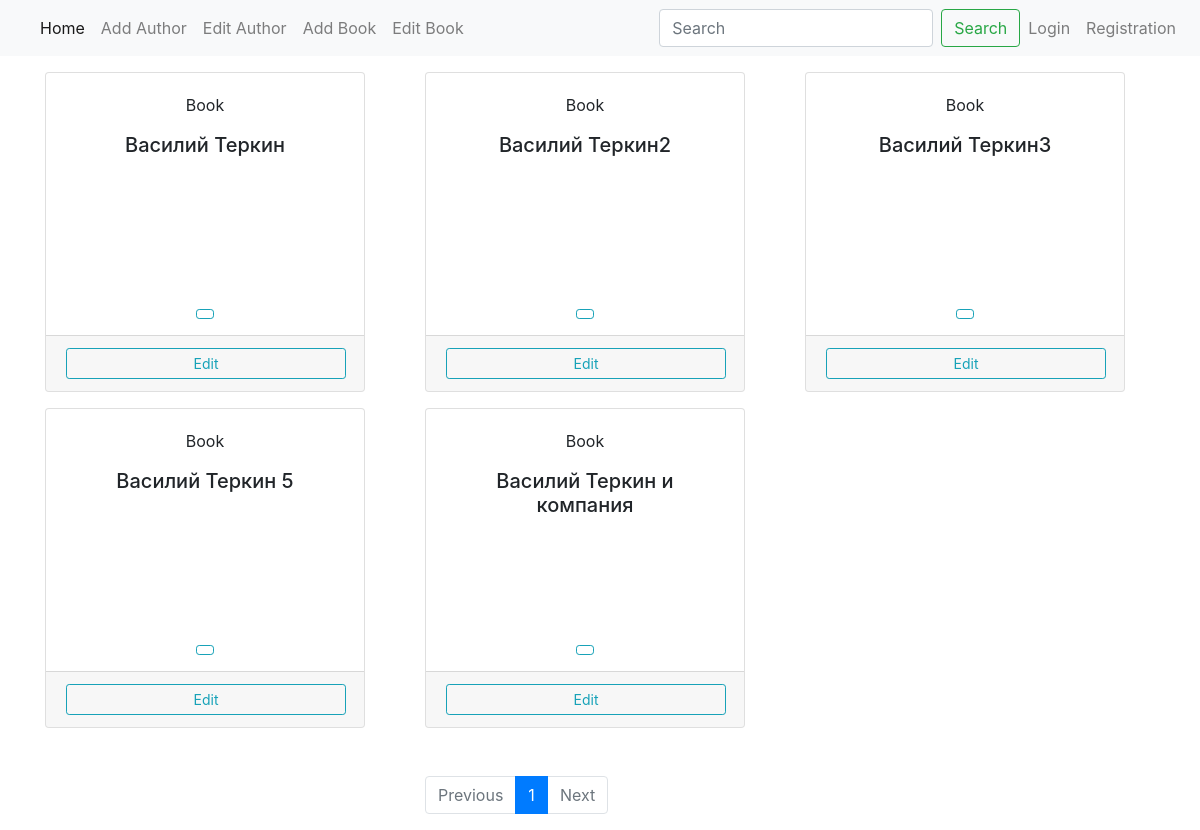
Before: /home/ with the older database file.
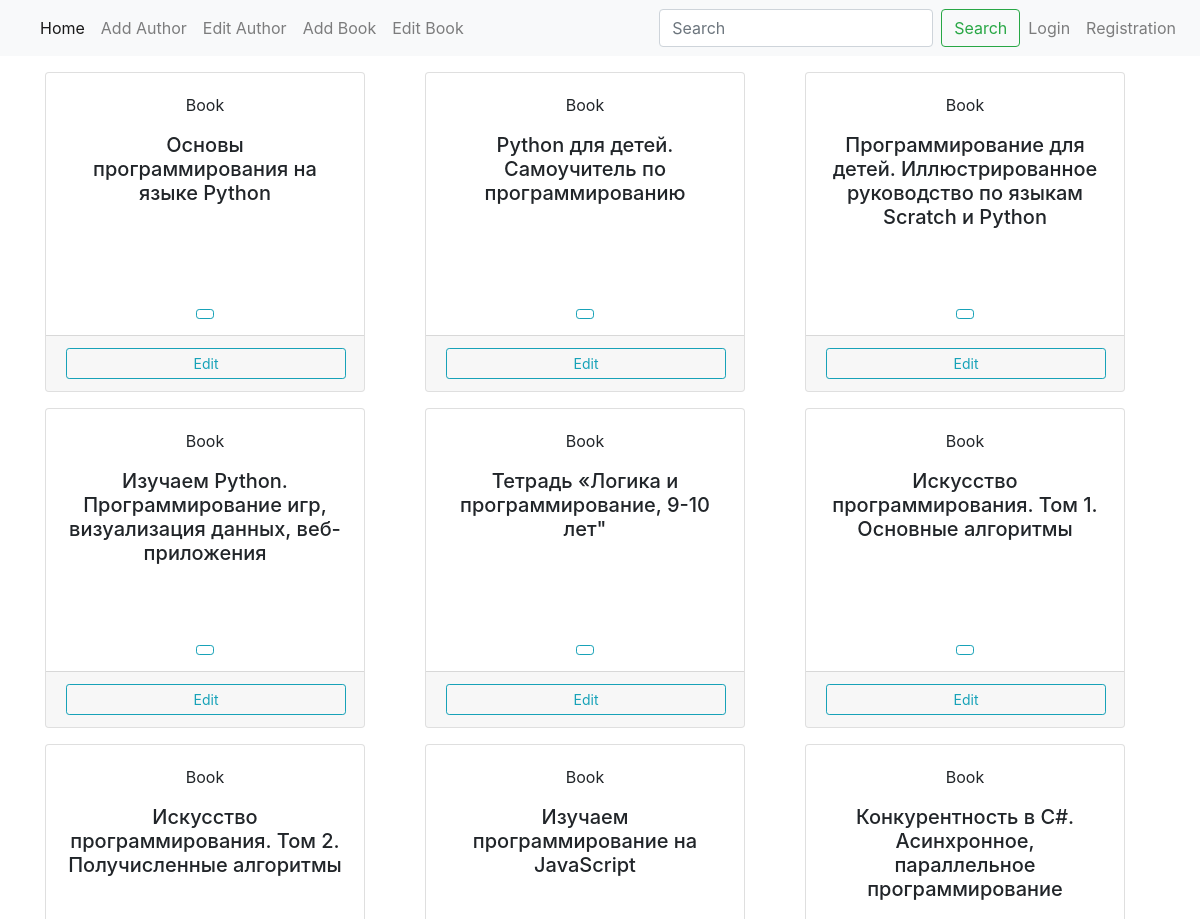
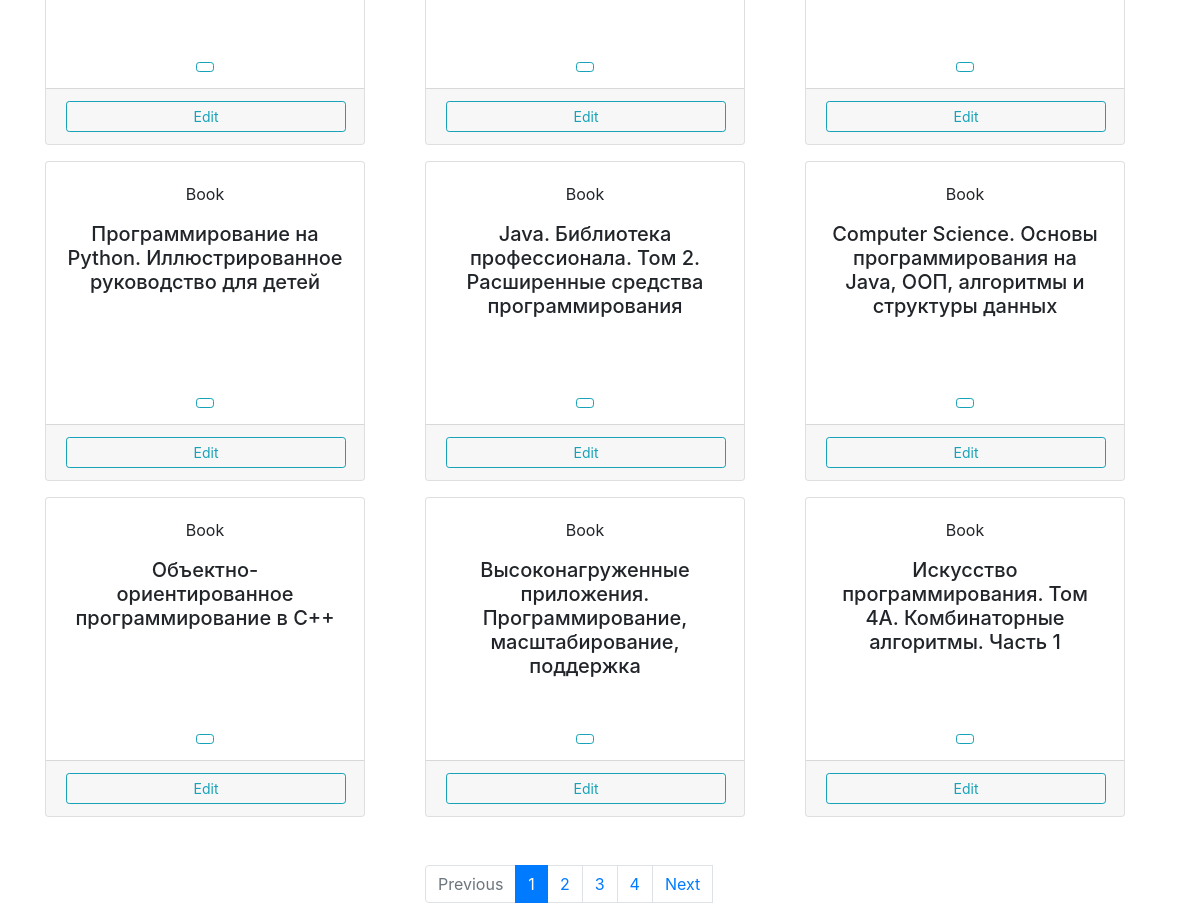
After: the same page with the newer database file (2 pictures, top to bottom).
### app/models.py (models this page shows, shortened)
class Book(db.Model):
    id = db.Column(db.Integer, primary_key=True)
    title = db.Column(db.String(250), unique=True, nullable=False)
    authors = db.relationship('Author', secondary=books_authors, lazy='subquery',
        backref=db.backref('books', lazy=True))

### app/books/views.py (the view)
@app.route("/home/")
def home():
    q = request.args.get("q") # search
    page = request.args.get("page") # pagination
    if page and page.isdigit():
        page = int(page)
    else:
        page = 1
    if q:
        books = Book.query.filter(Book.title.contains(q))#.all()
    else:
        books = Book.query#.all()
    pages = books.paginate(page=page, per_page=15)
    return render_template("home.html", books=books, pages=pages)

### app/templates/home.html (shortened to what this page needs)
{%  extends "base.html" %}
{%  block content %}
<div class="container">
    <div class="row">
        {% for book in pages.items %}
            <div class="col-4 mt-3">
                <div class="card text-center" style="width: 20rem; height: 20rem;">
                    <div class="card-body">
                        <p class="card-text">Book</p>
                        <h5 class="text-center">{{ book.title }}</h5>
                    </div>
                    <div>
                        <button type="button" class="btn btn-sm btn-outline-info mb-3">{{book.authors[0]}}</button>
                </div>
                    <div class="card-footer">
                        <a href="{{url_for('update_book', id=book.id)}}"
                            class="float-center btn btn-sm btn-outline-info" style="width: 20em;">Edit</a>
                    </div>
                </div>
            </div>
        {% endfor %}
        <div class="container">
            <div class="row">
                <div class="col-4 mt-5"></div>
                    <div class="col-4 mt-5">
                        <nav >
                            <ul class="pagination">
                                {% if not pages.has_prev %}
                                    <li  class="page-item disabled" >
                                {% endif %}
                                        <a class="page-link" href="./?page={{ pages.prev_num }}" tabindex="-1">Previous</a>
                                    </li>
                                {% for page in pages.iter_pages() %}
                                {% if page==pages.page %}
                                    <li class="page-item active">
                                {% endif %}
                                    <a class="page-link" href="./?page={{ page }}">{{ page }}<span class="sr-only">(current)</span></a>
                                    </li>
                                {% endfor %}
                                {% if not pages.has_next %}
                                    <li  class="page-item disabled" >
                                {% endif %}
                                        <a class="page-link" href="./?page={{ pages.next_num }}" >Next</a>
                                    </li>
                            </ul>
                        </nav>
                    </div>
                <div class="col-4 mt-5"></div>
            </div>
        </div>
    </div>
</div>
{%  endblock %}

### app/templates/base.html (shortened to what this page needs)
<!DOCTYPE html>
<html lang="en">
<head>
    <link rel="stylesheet" href="{{url_for('static', filename='css/bootstrap.min.css')}}">
    <nav class="navbar navbar-expand-lg navbar-light bg-light">
        <div class="collapse navbar-collapse" id="navbarSupportedContent">
            <ul class="navbar-nav mr-auto">
                <li class="nav-item active">
                    <a class="nav-link" href="{{url_for('home')}}">Home <span class="sr-only">(current)</span></a>
                </li>
                 <li class="nav-item">
                    <a class="nav-link" href="{{url_for('create_author')}}">Add Author</a>
                </li>
                <li class="nav-item">
                    <a class="nav-link" href="{{url_for('author')}}">Edit Author</a>
                </li>
                <li class="nav-item">
                    <a class="nav-link" href="{{url_for('create_book')}}">Add Book</a>
                </li>
                <li class="nav-item">
                    <a class="nav-link" href="{{url_for('book')}}">Edit Book</a>
                </li>
            </ul>
            <form class="form-inline my-2 my-lg-0" method="GET">
                <input class="form-control mr-sm-2" type="search" placeholder="Search"
                aria-label="Search" name="q", value="{{ request.args.get('q', '') }}">
                <button class="btn btn-outline-success my-2 my-sm-0" type="submit">Search</button>
            </form>
            <ul class="navbar-nav mr-rigth">
            <li class="nav-item">
                <a class="nav-link" href="{{url_for('login')}}">Login</a>
            </li>
            <li class="nav-item">
                <a class="nav-link" href="{{url_for('register')}}">Registration</a>
            </li>
        </ul>
        </div>
    </nav>
</head>
<body>
    {% block content %}
    {% endblock %}
</body>
</html>

Changed rows visible on the page:
changed Book: title "Василий Теркин" → "Основы программирования на языке Python"
changed Book: title "Василий Теркин2" → "Python для детей. Самоучитель по программированию"
changed Book: title "Василий Теркин3" → "Программирование для детей. Иллюстрированное руководство по языкам Scratch и Python"
changed Book: title "Василий Теркин 5" → "Изучаем Python. Программирование игр, визуализация данных, веб-приложения"
changed Book: title "Василий Теркин и компания" → "Тетрадь «Логика и программирование, 9-10 лет\""
added Book: title "Искусство программирования. Том 1. Основные алгоритмы"
added Book: title "Искусство программирования. Том 2. Получисленные алгоритмы"
added Book: title "Изучаем программирование на JavaScript"
added Book: title "Конкурентность в C#. Асинхронное, параллельное программирование"
added Book: title "Программирование на Python. Иллюстрированное руководство для детей"
added Book: title "Java. Библиотека профессионала. Том 2. Расширенные средства программирования"
added Book: title "Computer Science. Основы программирования на Java, ООП, алгоритмы и структуры данных"
added Book: title "Объектно-ориентированное программирование в С++"
added Book: title "Высоконагруженные приложения. Программирование, масштабирование, поддержка"
added Book: title "Искусство программирования. Том 4А. Комбинаторные алгоритмы. Часть 1"
Other visible differences:
new list line: "2"
new list line: "3"
new list line: "4"
